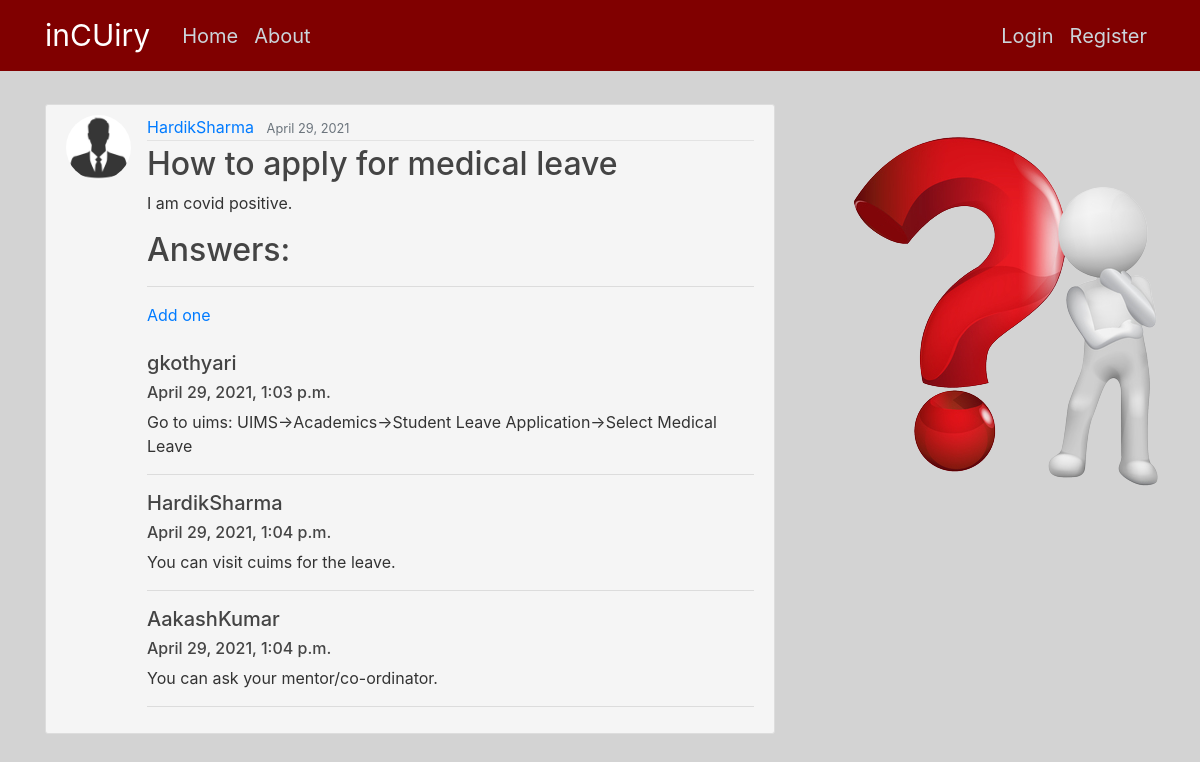
Page /post/48/ on the committed database.
### blog/models.py (models this page shows, shortened)
class Post(models.Model):
    title = models.CharField(max_length=100)
    content = models.TextField()
    date_posted = models.DateTimeField(default=timezone.now)
    author = models.ForeignKey(User, on_delete=models.CASCADE)

class Answer(models.Model):
    post = models.ForeignKey(Post, on_delete=models.CASCADE, related_name='answers')
    answer_text = models.TextField()
    date_posted = models.DateTimeField(auto_now_add=True)
    posted_by = models.ForeignKey(User, on_delete=models.CASCADE)
    def __str__(self):
        return f'{self.answer_text}'

### users/models.py (models this page shows, shortened)
class Profile(models.Model):
    user = models.OneToOneField(User, on_delete=models.CASCADE)
    image = models.ImageField(default='default.jpg', upload_to='profile_pics')

### blog/views.py (the view, shortened to what this page needs)
# urls.py: path("post/<int:pk>/", PostDetailView.as_view(), name="post-detail"),
class PostDetailView(DetailView):
    model = Post
    fields = ["answers"]

### blog/templates/blog/post_detail.html (shortened to what this page needs)
{% extends "blog/base.html" %}
{% block content %}
  <article class="media content-section" style="background-color: whitesmoke" >
    <img class="rounded-circle article-img" src="{{ object.author.profile.image.url }}">
    <div class="media-body">
      <div class="article-metadata">
        <a class="mr-2" href="{% url 'user-posts' object.author.username %}">{{ object.author }}</a>
        <small class="text-muted">{{ object.date_posted|date:"F d, Y" }}</small>
      </div>
      <h2 class="article-title">{{ object.title }}</h2>
      <p class="article-content">{{ object.content }}</p>
      <h2>Answers:</h2>
      <hr>
      <div>
      {% if not post.answers.all %}
        No comments Yet...<a href="{% url 'add_answer' post.pk%}">
          Add one
        </a>
      {% else %}
      <a href="{% url 'add_answer' post.pk%}">
        Add one
      </a>
      <br><br>
        {% for answer in post.answers.all %}
          <strong>
          <h5> {{ answer.posted_by }} </h5>
           <h6> {{ answer.date_posted }} </h6>
          </strong>
           {{answer}}
           <br/>
           <hr>
        {% endfor %}
      {% endif %}
      </div>
    </div>
  </article>
{% endblock content %}

### blog/static/blog/main.css (style rules this page uses)
body { background: #fafafa; color: #333333; margin-top: 5rem; }
h1, h2, h3, h4, h5, h6 { color: #444444; }
.content-section { background: #ffffff; padding: 10px 20px; border: 1px solid #dddddd; border-radius: 3px; margin-bottom: 20px; }
.article-title { color: #444444; }
.article-content { white-space: pre-line; }
.article-img { height: 65px; width: 65px; margin-right: 16px; }
.article-metadata { padding-bottom: 1px; margin-bottom: 4px; border-bottom: 1px solid #e3e3e3 }

### rows in the picture
Post: author.profile.image (placeholder picture), author "HardikSharma", date_posted "April 29, 2021", title "How to apply for medical leave", content "I am covid positive."
Answer: posted_by "gkothyari", date_posted "April 29, 2021, 1:03 p.m.", answer_text "Go to uims: UIMS->Academics->Student Leave Application->Select Medical Leave"
Answer: posted_by "HardikSharma", date_posted "April 29, 2021, 1:04 p.m.", answer_text "You can visit cuims for the leave."
Answer: posted_by "AakashKumar", date_posted "April 29, 2021, 1:04 p.m.", answer_text "You can ask your mentor/co-ordinator."
